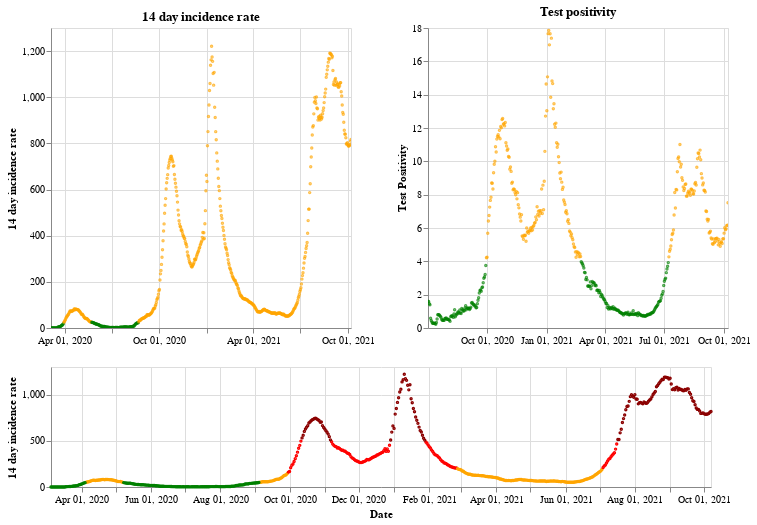

The notebook cell this image was saved under:
### Markdown cell above
## Northern Ireland

### Code cell
plot_traffic_light('Northern Ireland')

### Figure 1 — Vega-Lite specification as saved in the notebook (floating-point values rounded to 4 significant figures; data arrays with more than 128 entries replaced by an {"elided": "..."} marker saying what was removed)
{"config": {"view": {"continuousWidth": 400, "continuousHeight": 300}}, "vconcat": [{"hconcat": [{"mark": {"type": "point", "size": 2}, "encoding": {"color": {"condition": {"value": "green", "test": "(datum.twoWeeklyCasesRate <= 25)"}, "value": "orange"}, "tooltip": [{"type": "nominal", "field": "areaName"}, {"type": "temporal", "field": "date"}, {"type": "quantitative", "field": "twoWeeklyCasesRate"}, {"type": "quantitative", "field": "testPositivity"}], "x": {"type": "temporal", "axis": {"title": ""}, "field": "date", "scale": {"domain": {"selection": "DateBrush"}}, "timeUnit": "yearmonthdate"}, "y": {"type": "quantitative", "axis": {"title": "14 day incidence rate"}, "field": "twoWeeklyCasesRate"}}, "title": "14 day incidence rate", "width": 300}, {"mark": {"type": "point", "size": 2}, "encoding": {"color": {"condition": {"value": "green", "test": "(datum.testPositivity <= 4)"}, "value": "orange"}, "tooltip": [{"type": "nominal", "field": "areaName"}, {"type": "temporal", "field": "date"}, {"type": "quantitative", "field": "twoWeeklyCasesRate"}, {"type": "quantitative", "field": "testPositivity"}], "x": {"type": "temporal", "axis": {"title": ""}, "field": "date", "scale": {"domain": {"selection": "DateBrush"}}, "timeUnit": "yearmonthdate"}, "y": {"type": "quantitative", "axis": {"title": "Test Positivity"}, "field": "testPositivity"}}, "title": "Test positivity", "width": 300}]}, {"layer": [{"mark": {"type": "point", "size": 2}, "encoding": {"color": {"condition": {"value": "orange", "test": "(((datum.testPositivity < 4) && (datum.twoWeeklyCasesRate >= 50)) && (datum.twoWeeklyCasesRate < 200))"}, "value": "red"}, "opacity": {"condition": {"value": 1, "test": "((datum.twoWeeklyCasesRate >= 50) && (datum.twoWeeklyCasesRate < 500))"}, "value": 0}, "tooltip": [{"type": "nominal", "field": "areaName"}, {"type": "temporal", "field": "date"}, {"type": "quantitative", "field": "twoWeeklyCasesRate"}, {"type": "quantitative", "field": "testPositivity"}], "x": {"type": "temporal", "axis": {"title": "Date"}, "field": "date", "timeUnit": "yearmonthdate"}, "y": {"type": "quantitative", "axis": {"title": "14 day incidence rate"}, "field": "twoWeeklyCasesRate"}}, "selection": {"DateBrush": {"type": "interval", "encodings": ["x"], "fields": ["Time"]}}}, {"mark": {"type": "point", "size": 2}, "encoding": {"color": {"value": "darkred"}, "opacity": {"condition": {"value": 1, "test": "(datum.twoWeeklyCasesRate >= 500)"}, "value": 0}, "tooltip": [{"type": "nominal", "field": "areaName"}, {"type": "temporal", "field": "date"}, {"type": "quantitative", "field": "twoWeeklyCasesRate"}, {"type": "quantitative", "field": "testPositivity"}], "x": {"type": "temporal", "axis": {"title": "Date"}, "field": "date", "timeUnit": "yearmonthdate"}, "y": {"type": "quantitative", "axis": {"title": "14 day incidence rate"}, "field": "twoWeeklyCasesRate"}}}, {"mark": {"type": "point", "size": 2}, "encoding": {"color": {"condition": {"value": "green", "test": "((datum.testPositivity < 4) && (datum.twoWeeklyCasesRate < 50))"}, "value": "orange"}, "opacity": {"condition": {"value": 1, "test": "(datum.twoWeeklyCasesRate < 50)"}, "value": 0}, "tooltip": [{"type": "nominal", "field": "areaName"}, {"type": "temporal", "field": "date"}, {"type": "quantitative", "field": "twoWeeklyCasesRate"}, {"type": "quantitative", "field": "testPositivity"}], "x": {"type": "temporal", "axis": {"title": "Date"}, "field": "date", "timeUnit": "yearmonthdate"}, "y": {"type": "quantitative", "axis": {"title": "14 day incidence rate"}, "field": "twoWeeklyCasesRate"}}}], "height": 120, "width": 660}], "data": {"name": "data-11057c02e120267366608bd1aa5d8ac2"}, "$schema": "https://vega.github.io/schema/vega-lite/v4.8.1.json", "datasets": {"data-11057c02e120267366608bd1aa5d8ac2": {"elided": "582 records"}}}
